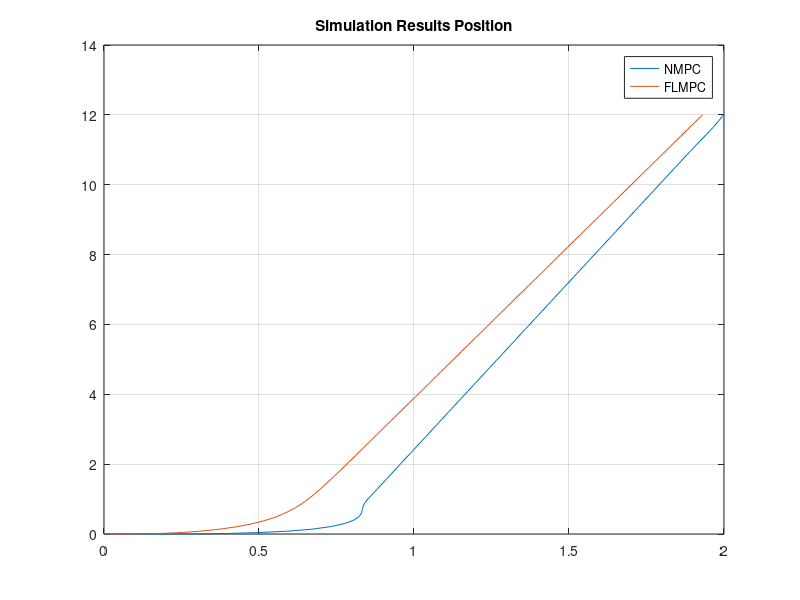
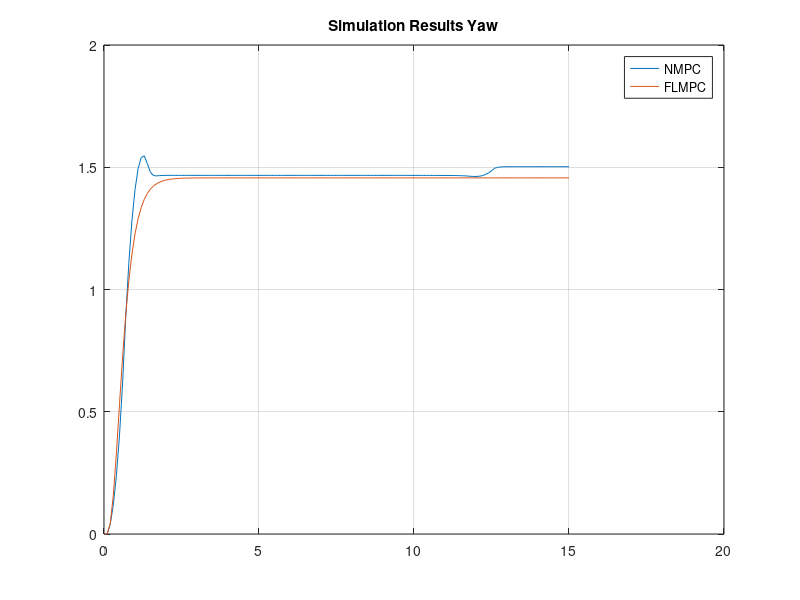
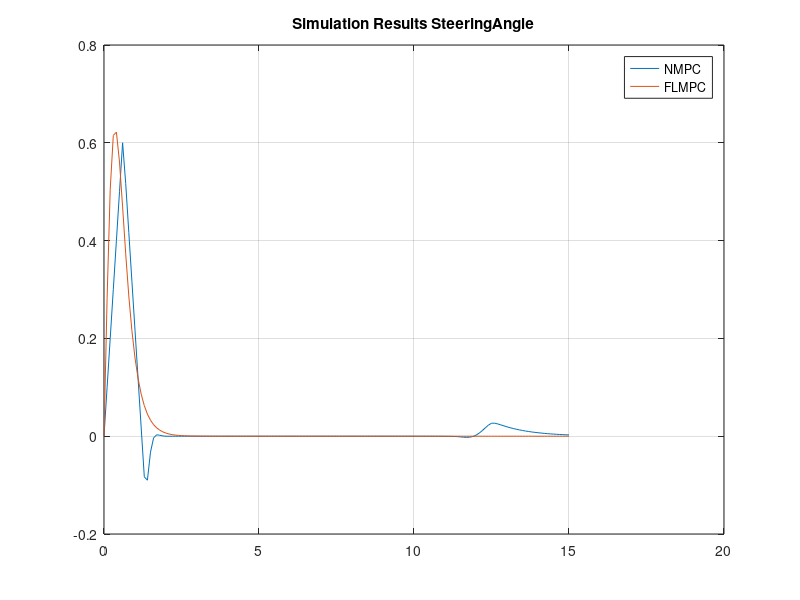

These charts were generated, in order, by the following MATLAB code:
clc, close all, clear;

load('sim_flmpc.mat')
load('sim_nlmpc.mat')

len_t = min(size(out_flmpc,3), size(out_nlmpc,3));

nmpc    = [];
flmpc   = [];

for i = 1 : len_t
    nmpc    = [nmpc, out_nlmpc(:,:,i)];
    flmpc   = [flmpc, out_flmpc(:,:,i)];
end

t = 0 : 0.1 : len_t;

figure
plot(nmpc(1, :), nmpc(2,:))
hold on
plot(flmpc(1,:), flmpc(2,:))
grid
legend('NMPC', 'FLMPC')
title('Simulation Results Position')

figure
plot(t(1:len_t), nmpc(3,:))
hold on
plot(t(1:len_t), flmpc(3,:))
grid
legend('NMPC', 'FLMPC')
title('Simulation Results Yaw')

figure
plot(t(1:len_t), nmpc(4,:))
hold on
plot(t(1:len_t), flmpc(4,:))
grid
legend('NMPC', 'FLMPC')
title('Simulation Results SteeringAngle')

